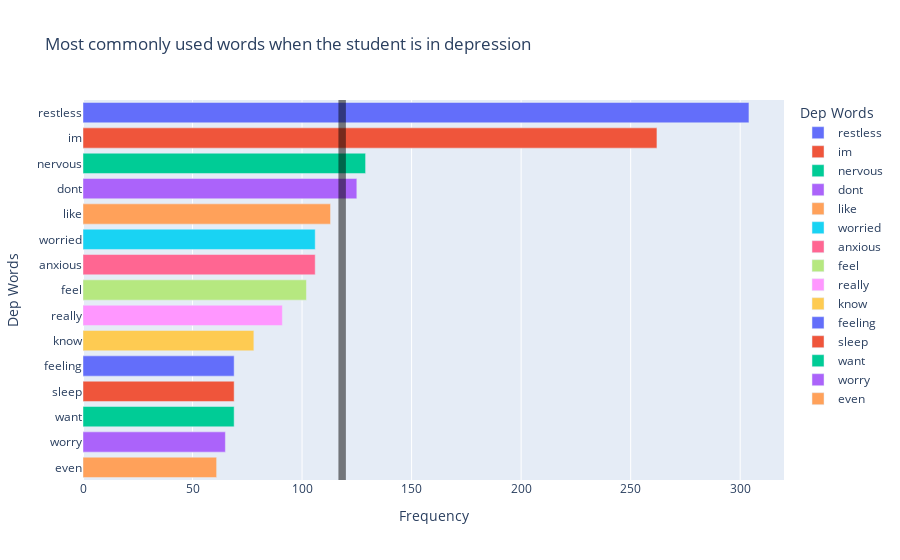

Notebook code for this chart:
### Code cell
dep_words_bar = px.bar(dep_words_df.head(15), 
                       x="Frequency",
                       y="Dep Words",
                       color="Dep Words",
                       title = "Most commonly used words when the student is in depression")

dep_words_bar.add_vrect(x0=120, x1=dep_words_df["Frequency"].head(15).mean(),
              fillcolor="black", opacity=0.5, line_width=0)

### Figure 1 — Plotly figure (JSON) as saved in the notebook; plotly's stock layout.template omitted (floating-point values rounded to 4 significant figures)
{"data": [{"alignmentgroup": "True", "hovertemplate": "Dep Words=%{y}<br>Frequency=%{x}<extra></extra>", "legendgroup": "restless", "marker": {"color": "#636efa", "pattern": {"shape": ""}}, "name": "restless", "offsetgroup": "restless", "orientation": "h", "showlegend": true, "textposition": "auto", "type": "bar", "x": [304], "xaxis": "x", "y": ["restless"], "yaxis": "y"}, {"alignmentgroup": "True", "hovertemplate": "Dep Words=%{y}<br>Frequency=%{x}<extra></extra>", "legendgroup": "im", "marker": {"color": "#EF553B", "pattern": {"shape": ""}}, "name": "im", "offsetgroup": "im", "orientation": "h", "showlegend": true, "textposition": "auto", "type": "bar", "x": [262], "xaxis": "x", "y": ["im"], "yaxis": "y"}, {"alignmentgroup": "True", "hovertemplate": "Dep Words=%{y}<br>Frequency=%{x}<extra></extra>", "legendgroup": "nervous", "marker": {"color": "#00cc96", "pattern": {"shape": ""}}, "name": "nervous", "offsetgroup": "nervous", "orientation": "h", "showlegend": true, "textposition": "auto", "type": "bar", "x": [129], "xaxis": "x", "y": ["nervous"], "yaxis": "y"}, {"alignmentgroup": "True", "hovertemplate": "Dep Words=%{y}<br>Frequency=%{x}<extra></extra>", "legendgroup": "dont", "marker": {"color": "#ab63fa", "pattern": {"shape": ""}}, "name": "dont", "offsetgroup": "dont", "orientation": "h", "showlegend": true, "textposition": "auto", "type": "bar", "x": [125], "xaxis": "x", "y": ["dont"], "yaxis": "y"}, {"alignmentgroup": "True", "hovertemplate": "Dep Words=%{y}<br>Frequency=%{x}<extra></extra>", "legendgroup": "like", "marker": {"color": "#FFA15A", "pattern": {"shape": ""}}, "name": "like", "offsetgroup": "like", "orientation": "h", "showlegend": true, "textposition": "auto", "type": "bar", "x": [113], "xaxis": "x", "y": ["like"], "yaxis": "y"}, {"alignmentgroup": "True", "hovertemplate": "Dep Words=%{y}<br>Frequency=%{x}<extra></extra>", "legendgroup": "worried", "marker": {"color": "#19d3f3", "pattern": {"shape": ""}}, "name": "worried", "offsetgroup": "worried", "orientation": "h", "showlegend": true, "textposition": "auto", "type": "bar", "x": [106], "xaxis": "x", "y": ["worried"], "yaxis": "y"}, {"alignmentgroup": "True", "hovertemplate": "Dep Words=%{y}<br>Frequency=%{x}<extra></extra>", "legendgroup": "anxious", "marker": {"color": "#FF6692", "pattern": {"shape": ""}}, "name": "anxious", "offsetgroup": "anxious", "orientation": "h", "showlegend": true, "textposition": "auto", "type": "bar", "x": [106], "xaxis": "x", "y": ["anxious"], "yaxis": "y"}, {"alignmentgroup": "True", "hovertemplate": "Dep Words=%{y}<br>Frequency=%{x}<extra></extra>", "legendgroup": "feel", "marker": {"color": "#B6E880", "pattern": {"shape": ""}}, "name": "feel", "offsetgroup": "feel", "orientation": "h", "showlegend": true, "textposition": "auto", "type": "bar", "x": [102], "xaxis": "x", "y": ["feel"], "yaxis": "y"}, {"alignmentgroup": "True", "hovertemplate": "Dep Words=%{y}<br>Frequency=%{x}<extra></extra>", "legendgroup": "really", "marker": {"color": "#FF97FF", "pattern": {"shape": ""}}, "name": "really", "offsetgroup": "really", "orientation": "h", "showlegend": true, "textposition": "auto", "type": "bar", "x": [91], "xaxis": "x", "y": ["really"], "yaxis": "y"}, {"alignmentgroup": "True", "hovertemplate": "Dep Words=%{y}<br>Frequency=%{x}<extra></extra>", "legendgroup": "know", "marker": {"color": "#FECB52", "pattern": {"shape": ""}}, "name": "know", "offsetgroup": "know", "orientation": "h", "showlegend": true, "textposition": "auto", "type": "bar", "x": [78], "xaxis": "x", "y": ["know"], "yaxis": "y"}, {"alignmentgroup": "True", "hovertemplate": "Dep Words=%{y}<br>Frequency=%{x}<extra></extra>", "legendgroup": "feeling", "marker": {"color": "#636efa", "pattern": {"shape": ""}}, "name": "feeling", "offsetgroup": "feeling", "orientation": "h", "showlegend": true, "textposition": "auto", "type": "bar", "x": [69], "xaxis": "x", "y": ["feeling"], "yaxis": "y"}, {"alignmentgroup": "True", "hovertemplate": "Dep Words=%{y}<br>Frequency=%{x}<extra></extra>", "legendgroup": "sleep", "marker": {"color": "#EF553B", "pattern": {"shape": ""}}, "name": "sleep", "offsetgroup": "sleep", "orientation": "h", "showlegend": true, "textposition": "auto", "type": "bar", "x": [69], "xaxis": "x", "y": ["sleep"], "yaxis": "y"}, {"alignmentgroup": "True", "hovertemplate": "Dep Words=%{y}<br>Frequency=%{x}<extra></extra>", "legendgroup": "want", "marker": {"color": "#00cc96", "pattern": {"shape": ""}}, "name": "want", "offsetgroup": "want", "orientation": "h", "showlegend": true, "textposition": "auto", "type": "bar", "x": [69], "xaxis": "x", "y": ["want"], "yaxis": "y"}, {"alignmentgroup": "True", "hovertemplate": "Dep Words=%{y}<br>Frequency=%{x}<extra></extra>", "legendgroup": "worry", "marker": {"color": "#ab63fa", "pattern": {"shape": ""}}, "name": "worry", "offsetgroup": "worry", "orientation": "h", "showlegend": true, "textposition": "auto", "type": "bar", "x": [65], "xaxis": "x", "y": ["worry"], "yaxis": "y"}, {"alignmentgroup": "True", "hovertemplate": "Dep Words=%{y}<br>Frequency=%{x}<extra></extra>", "legendgroup": "even", "marker": {"color": "#FFA15A", "pattern": {"shape": ""}}, "name": "even", "offsetgroup": "even", "orientation": "h", "showlegend": true, "textposition": "auto", "type": "bar", "x": [61], "xaxis": "x", "y": ["even"], "yaxis": "y"}], "layout": {"barmode": "relative", "legend": {"title": {"text": "Dep Words"}, "tracegroupgap": 0}, "shapes": [{"fillcolor": "black", "line": {"width": 0}, "opacity": 0.5, "type": "rect", "x0": 120, "x1": 116.6, "xref": "x", "y0": 0, "y1": 1, "yref": "y domain"}], "title": {"text": "Most commonly used words when the student is in depression"}, "xaxis": {"anchor": "y", "domain": [0, 1], "title": {"text": "Frequency"}}, "yaxis": {"anchor": "x", "categoryarray": ["even", "worry", "want", "sleep", "feeling", "know", "really", "feel", "anxious", "worried", "like", "dont", "nervous", "im", "restless"], "categoryorder": "array", "domain": [0, 1], "title": {"text": "Dep Words"}}}}
